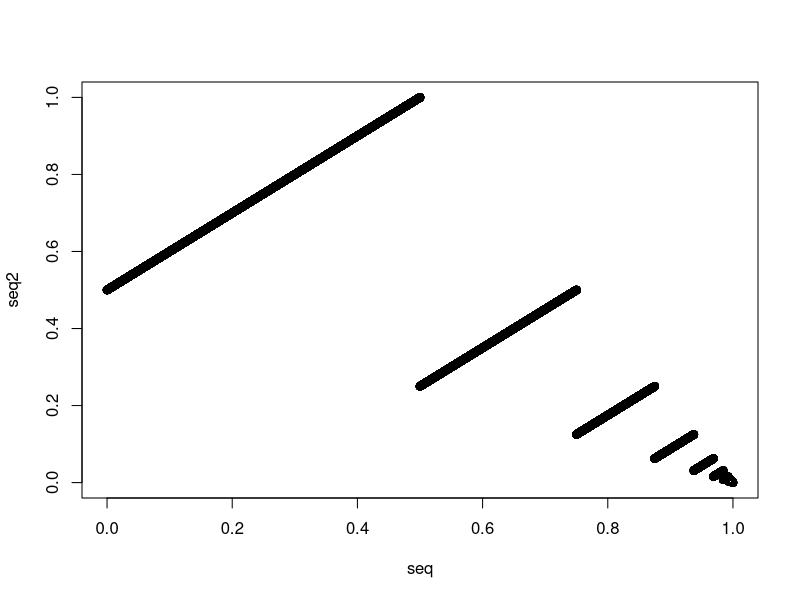

Reproduce this figure in R.
seq=NULL;
for(i in 1:100001){
	p=NULL;
	res <- 0;
	num=i;
	for(j in 1:18){
		p[j]=num%%2;
		num=num%/%2;
	}
	for(k in 1:18){
		res=res+p[k]*2^(-k);
	}
	seq[i]=res;
}
#Making 2-D pairs.
seq2=NULL;
for(s in 1:100000){
	seq2[s]=seq[s+1];
}
length(seq) <- 100000;

pk=c(0,1);
plot(seq,seq2, xlim=pk, ylim=pk);